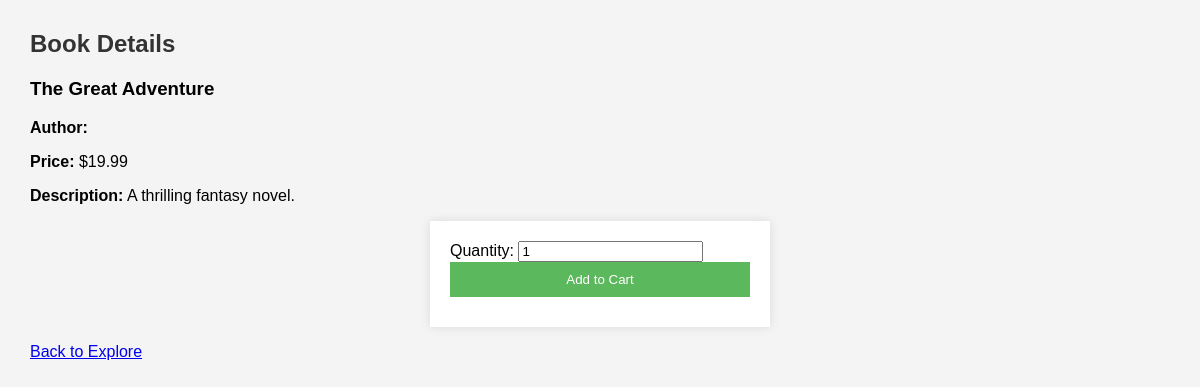
Page /customer/book_detail.php?id=1 on the committed database.
### tables this page shows
CREATE TABLE `books` (
  `id` int(11) NOT NULL,
  `title` varchar(255) NOT NULL,
  `author` varchar(255) DEFAULT NULL,
  `description` text DEFAULT NULL,
  `price` decimal(10,2) NOT NULL,
  `category_id` int(11) DEFAULT NULL,
  `subcategory_id` int(11) DEFAULT NULL,
  `image` varchar(255) DEFAULT NULL
);

### customer/book_detail.php (the view, shortened to what this page needs)
<?php
include '../db.php';
$book_id = $_GET['id'] ?? null;
if($book_id) {
    $book = mysqli_query($conn, "SELECT * FROM books WHERE id = '$book_id'");
    $book_data = mysqli_fetch_assoc($book);
}
?>
<!DOCTYPE html>
<html>
<head>
    <link rel="stylesheet" href="assets/style.css">
</head>
<body>
    <h2>Book Details</h2>
    <?php if(isset($book_data) && $book_data): ?>
        <h3><?php echo $book_data['title']; ?></h3>
        <p><strong>Author:</strong> <?php echo $book_data['author']; ?></p>
        <p><strong>Price:</strong> $<?php echo $book_data['price']; ?></p>
        <p><strong>Description:</strong> <?php echo $book_data['description']; ?></p>
        <form method="post">
            Quantity: <input type="number" name="quantity" value="1" min="1" required>
            <button type="submit" name="add_to_cart">Add to Cart</button>
        </form>
    <?php else: ?>
        <p>Book not found!</p>
    <?php endif; ?>
    <p><a href="explore.php">Back to Explore</a></p>
</body>
</html>

### assets/style.css (style rules this page uses)
body { font-family: Arial, sans-serif; margin: 30px; background-color: #f4f4f4; }
h2 { color: #333; }
form { background: white; padding: 20px; width: 300px; margin: auto; box-shadow: 0 0 10px rgba(0,0,0,0.1); }
input[type="text"], input[type="password"], button { width: 100%; padding: 10px; margin-bottom: 10px; }
button { background: #5cb85c; color: white; border: none; }

### rows in the picture
books: title "The Great Adventure", price "19.99", description "A thrilling fantasy novel."
